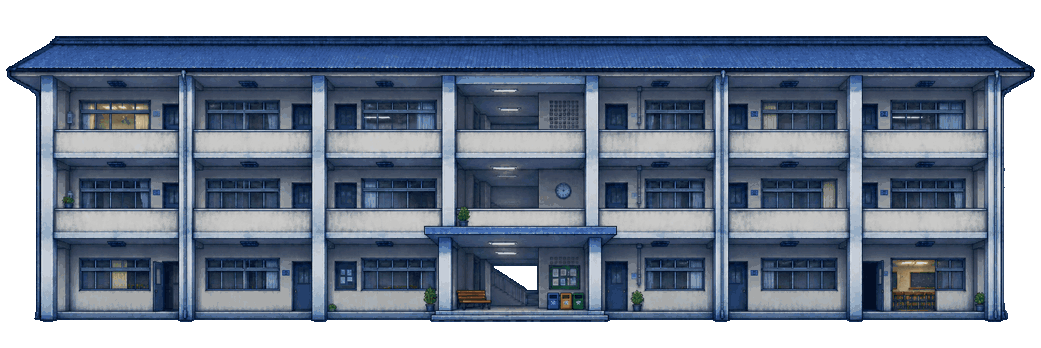
#> input picture assets/bg/school/building/front.png, 1041 x 348 px, found by its file name
$ python pixelate_school_paint.py ../assets/bg/school/paint/back_detail.png ../assets/bg/school/building/front.png
#> lines starting #> are read from the running program, lines starting #| are printed output that depends on the picture
"""Pixel-art copies of the paintings pasted on the school model (scripts/school_model_3d.gd).

The model pastes the author's paintings at 50 px per metre (the close entrance view at 2.87x that).
Read smoothly that looks like a photo up close; here each is shrunk to PPM game pixels per metre,
snapped to one shared palette without dithering, then blown back up with nearest neighbour to its
own size, so the model's UVs stay the same and nearest filtering shows clean square pixels.

  assets/bg/school/paint/{front,mid,props,back_detail,entrance_detail}.png
    -> assets/bg/school/pixel/<same name>.png

Usage:
  python3 tools/pixelate_school_paint.py assets/bg/school/paint assets/bg/school/pixel
"""
import os
import sys

import numpy as np
from PIL import Image

PPM = 25                                  # game pixels per metre on the model
SOURCE_PPM = {"front": 50, "mid": 50, "props": 50, "back_detail": 50,
              "entrance_detail": 50 / 0.348}  # the close view is pasted at 34.8% of its size
COLOURS = 96                              # shared palette: the bluish building
ACCENTS = 32                              # + the few saturated things (bins, board, plants)


def shrink(img, ppm):
    """Premultiplied resize (no dark fringes on the cut-out props), hard alpha."""
    k = PPM / ppm
    size = (max(1, round(img.width * k)), max(1, round(img.height * k)))
    return img.convert("RGBa").resize(size, Image.BOX).convert("RGBA")


def palette(images):
    px = np.concatenate([np.asarray(s)[np.asarray(s)[..., 3] >= 128][:, :3] for s in images])
    sat = px.max(1).astype(int) - px.min(1)
    warm = (px[:, 1] > px[:, 2]) | (px[:, 0] > px[:, 2])           # not blue-dominant
    colours = []
    for sel, n in ((px, COLOURS), (px[(sat > 30) & warm], ACCENTS)):
        q = Image.fromarray(sel.reshape(1, -1, 3)).quantize(n, method=Image.Quantize.MEDIANCUT,
                                                              dither=Image.Dither.NONE)
        colours += q.getpalette()[:n * 3]
    pal = Image.new("P", (1, 1))
    pal.putpalette(colours + [0] * (768 - len(colours)))
    return pal


def main():
    src, out = sys.argv[1], sys.argv[2]
    os.makedirs(out, exist_ok=True)
    full = {n: Image.open(os.path.join(src, n + ".png")).convert("RGBA") for n in SOURCE_PPM}
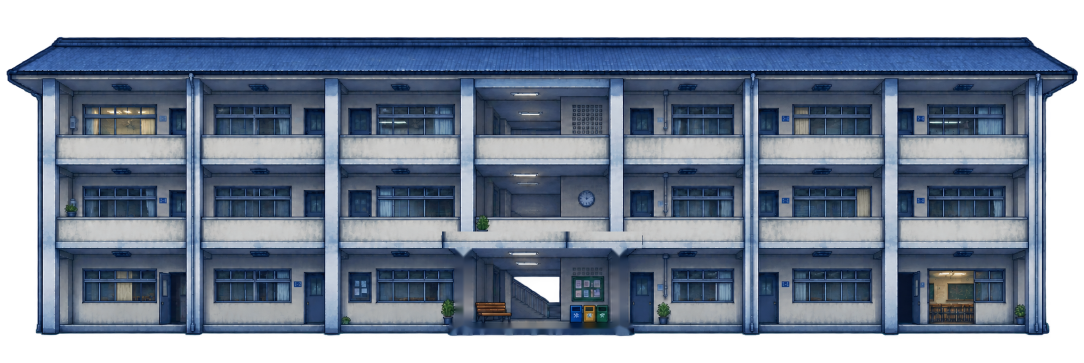
#> input picture assets/bg/school/building/mid.png, 2168 x 725 px, found by its file name (shown at 1/2 size)
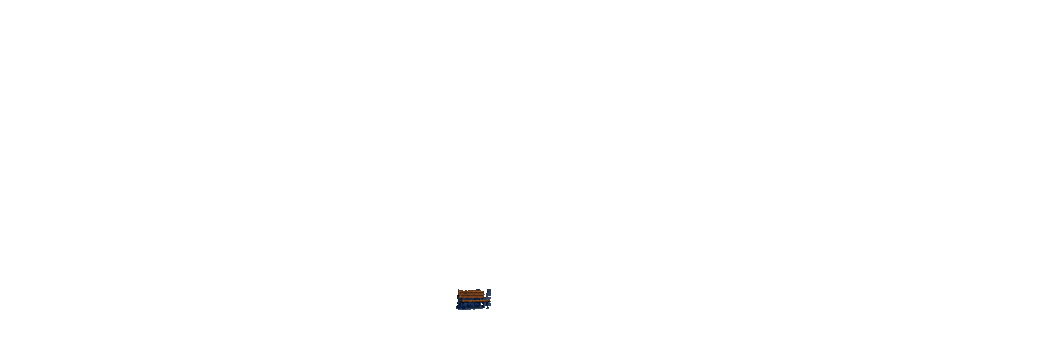
#> input picture assets/bg/school/building/props.png, 1041 x 348 px, found by its file name
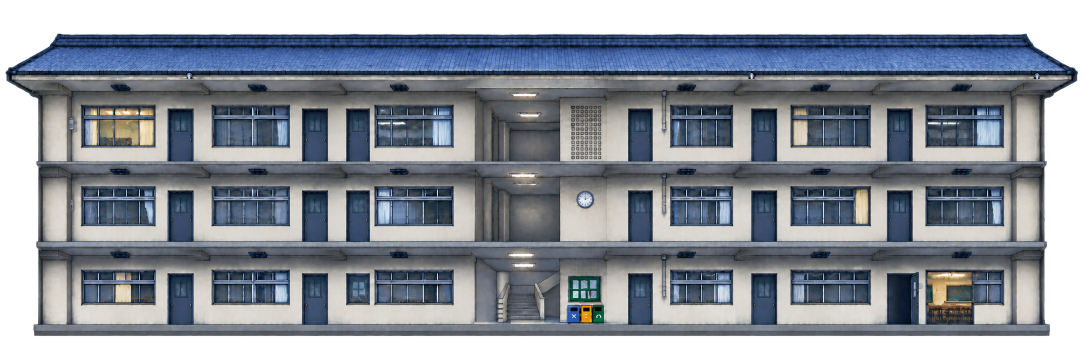
#> input picture assets/bg/school/paint/back_detail.png, 2167 x 725 px, found by its file name (shown at 1/2 size)
    small = {n: shrink(img, SOURCE_PPM[n]) for n, img in full.items()}
    pal = palette(small.values())
    for n, s in small.items():
        alpha = s.getchannel("A").point(lambda a: 255 if a >= 128 else 0)
        rgb = s.convert("RGB").quantize(palette=pal, dither=Image.Dither.NONE).convert("RGB")
        rgb.putalpha(alpha)
        rgb.resize(full[n].size, Image.NEAREST).save(os.path.join(out, n + ".png"))
        print(f"{n}: {s.width}x{s.height} game px")


if __name__ == "__main__":
#> (the run stopped early here; a loop or call above may not have finished)
